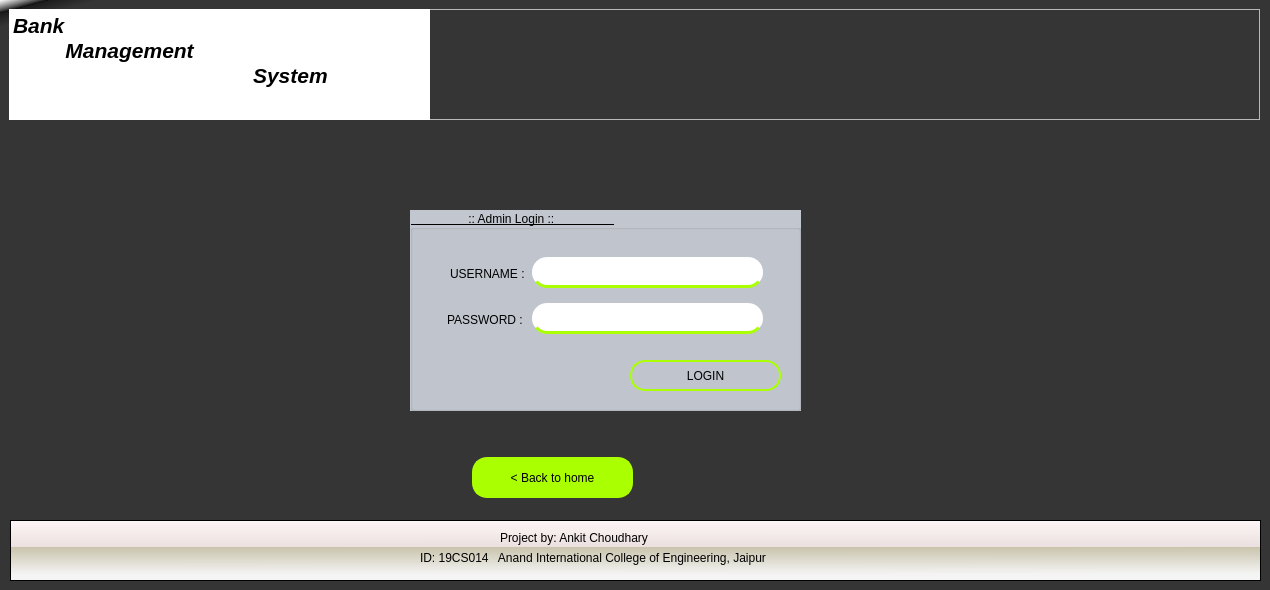
<?xml version="1.0" encoding="UTF-8"?>
<ui version="4.0">
 <class>Admin_Login_Form</class>
 <widget class="QWidget" name="Admin_Login_Form">
  <property name="geometry">
   <rect>
    <x>0</x>
    <y>0</y>
    <width>1270</width>
    <height>590</height>
   </rect>
  </property>
  <property name="windowTitle">
   <string>Form</string>
  </property>
  <property name="styleSheet">
   <string notr="true">#Admin_Login_Form{
background-color: qlineargradient(spread:pad, x1:0, y1:0, x2:0.02, y2:0.0340909, stop:0 rgba(255, 255, 255, 255), stop:0.495 rgba(0, 0, 0, 199), stop:0.505 rgba(28, 28, 28, 255), stop:1 rgba(53, 53, 53, 255));
}
#topframe{
background-color: qconicalgradient(cx:0.000472637, cy:0, angle:227.8, stop:0 rgba(30, 0, 255, 255), stop:0.375 rgba(0, 195, 255, 252), stop:0.423533 rgba(37, 0, 255, 255), stop:0.45 rgba(0, 130, 255, 255), stop:0.477581 rgba(0, 56, 255, 252), stop:0.518717 rgba(71, 171, 255, 255), stop:0.542289 rgba(71, 171, 255, 255), stop:0.547264 rgba(68, 134, 249, 255), stop:0.55 rgba(0, 74, 255, 255), stop:0.552239 rgba(21, 93, 243, 255), stop:0.57754 rgba(102, 0, 255, 255), stop:0.625 rgba(0, 185, 255, 247), stop:1 rgba(255, 255, 0, 69));
}
#textBrowser{
background-color: qconicalgradient(cx:0.000472637, cy:0, angle:227.8, stop:0 rgba(30, 0, 255, 255), stop:0.375 rgba(0, 195, 255, 252), stop:0.423533 rgba(37, 0, 255, 255), stop:0.45 rgba(0, 130, 255, 255), stop:0.477581 rgba(0, 56, 255, 252), stop:0.518717 rgba(71, 171, 255, 255), stop:0.542289 rgba(71, 171, 255, 255), stop:0.547264 rgba(68, 134, 249, 255), stop:0.55 rgba(0, 74, 255, 255), stop:0.552239 rgba(21, 93, 243, 255), stop:0.57754 rgba(102, 0, 255, 255), stop:0.625 rgba(0, 185, 255, 247), stop:1 rgba(255, 255, 0, 69));
border:none;
}
#bottomframe{
background-color: qlineargradient(spread:pad, x1:0.025, y1:0.892545, x2:0.0199005, y2:0, stop:0 rgba(244, 244, 244, 255), stop:0.495 rgba(218, 212, 186, 230), stop:0.505 rgba(236, 224, 224, 255), stop:1 rgba(253, 246, 246, 255));
}
QPushButton{
border-radius:15px;
border:2px solid #aaff00;
font: 75 12pt &quot;MS Sans Serif&quot;;
}
QGroupBox{
background:#c2c7cf;
font: 75 12pt &quot;MS Shell Dlg 2&quot;;
	text-decoration: underline;
}
#Back_btn{
background:#aaff00;
}
QLineEdit{
border-radius:15px;
border-bottom:3px solid #aaff00;
}</string>
  </property>
  <widget class="QFrame" name="topframe">
   <property name="geometry">
    <rect>
     <x>9</x>
     <y>9</y>
     <width>1251</width>
     <height>111</height>
    </rect>
   </property>
   <property name="frameShape">
    <enum>QFrame::StyledPanel</enum>
   </property>
   <property name="frameShadow">
    <enum>QFrame::Raised</enum>
   </property>
   <widget class="QTextBrowser" name="textBrowser">
    <property name="geometry">
     <rect>
      <x>0</x>
      <y>0</y>
      <width>421</width>
      <height>111</height>
     </rect>
    </property>
    <property name="html">
     <string>&lt;!DOCTYPE HTML PUBLIC &quot;-//W3C//DTD HTML 4.0//EN&quot; &quot;http://www.w3.org/TR/REC-html40/strict.dtd&quot;&gt;
&lt;html&gt;&lt;head&gt;&lt;meta name=&quot;qrichtext&quot; content=&quot;1&quot; /&gt;&lt;style type=&quot;text/css&quot;&gt;
p, li { white-space: pre-wrap; }
&lt;/style&gt;&lt;/head&gt;&lt;body style=&quot; font-family:'MS Shell Dlg 2'; font-size:7.8pt; font-weight:400; font-style:normal;&quot;&gt;
&lt;p align=&quot;justify&quot; style=&quot; margin-top:0px; margin-bottom:0px; margin-left:0px; margin-right:0px; -qt-block-indent:0; text-indent:0px;&quot;&gt;&lt;span style=&quot; font-size:16pt; font-weight:600; font-style:italic;&quot;&gt;Bank &lt;/span&gt;&lt;/p&gt;
&lt;p align=&quot;justify&quot; style=&quot; margin-top:0px; margin-bottom:0px; margin-left:0px; margin-right:0px; -qt-block-indent:0; text-indent:0px;&quot;&gt;&lt;span style=&quot; font-size:16pt; font-weight:600; font-style:italic;&quot;&gt;         Management&lt;/span&gt;&lt;/p&gt;
&lt;p align=&quot;justify&quot; style=&quot; margin-top:0px; margin-bottom:0px; margin-left:0px; margin-right:0px; -qt-block-indent:0; text-indent:0px;&quot;&gt;&lt;span style=&quot; font-size:16pt; font-weight:600; font-style:italic;&quot;&gt;			System&lt;/span&gt;&lt;/p&gt;&lt;/body&gt;&lt;/html&gt;</string>
    </property>
   </widget>
  </widget>
  <widget class="QFrame" name="bottomframe">
   <property name="geometry">
    <rect>
     <x>10</x>
     <y>520</y>
     <width>1251</width>
     <height>61</height>
    </rect>
   </property>
   <property name="frameShape">
    <enum>QFrame::StyledPanel</enum>
   </property>
   <property name="frameShadow">
    <enum>QFrame::Raised</enum>
   </property>
   <widget class="QLabel" name="label">
    <property name="geometry">
     <rect>
      <x>490</x>
      <y>10</y>
      <width>171</width>
      <height>16</height>
     </rect>
    </property>
    <property name="text">
     <string>Project by: Ankit Choudhary </string>
    </property>
   </widget>
   <widget class="QLabel" name="label_2">
    <property name="geometry">
     <rect>
      <x>410</x>
      <y>30</y>
      <width>381</width>
      <height>16</height>
     </rect>
    </property>
    <property name="text">
     <string>ID: 19CS014   Anand International College of Engineering, Jaipur</string>
    </property>
   </widget>
  </widget>
  <widget class="QGroupBox" name="groupBox">
   <property name="geometry">
    <rect>
     <x>410</x>
     <y>210</y>
     <width>391</width>
     <height>201</height>
    </rect>
   </property>
   <property name="title">
    <string>                 :: Admin Login ::                  </string>
   </property>
   <widget class="QLabel" name="label_3">
    <property name="geometry">
     <rect>
      <x>40</x>
      <y>53</y>
      <width>91</width>
      <height>21</height>
     </rect>
    </property>
    <property name="text">
     <string>USERNAME : </string>
    </property>
   </widget>
   <widget class="QLabel" name="label_4">
    <property name="geometry">
     <rect>
      <x>37</x>
      <y>99</y>
      <width>91</width>
      <height>21</height>
     </rect>
    </property>
    <property name="text">
     <string>PASSWORD : </string>
    </property>
   </widget>
   <widget class="QLineEdit" name="Username">
    <property name="geometry">
     <rect>
      <x>122</x>
      <y>47</y>
      <width>231</width>
      <height>31</height>
     </rect>
    </property>
   </widget>
   <widget class="QLineEdit" name="Password">
    <property name="geometry">
     <rect>
      <x>122</x>
      <y>93</y>
      <width>231</width>
      <height>31</height>
     </rect>
    </property>
   </widget>
   <widget class="QPushButton" name="Login_btn">
    <property name="geometry">
     <rect>
      <x>220</x>
      <y>150</y>
      <width>151</width>
      <height>31</height>
     </rect>
    </property>
    <property name="text">
     <string>LOGIN</string>
    </property>
   </widget>
  </widget>
  <widget class="QPushButton" name="Back_btn">
   <property name="geometry">
    <rect>
     <x>472</x>
     <y>457</y>
     <width>161</width>
     <height>41</height>
    </rect>
   </property>
   <property name="text">
    <string>&lt; Back to home</string>
   </property>
  </widget>
 </widget>
 <resources/>
 <connections/>
</ui>
